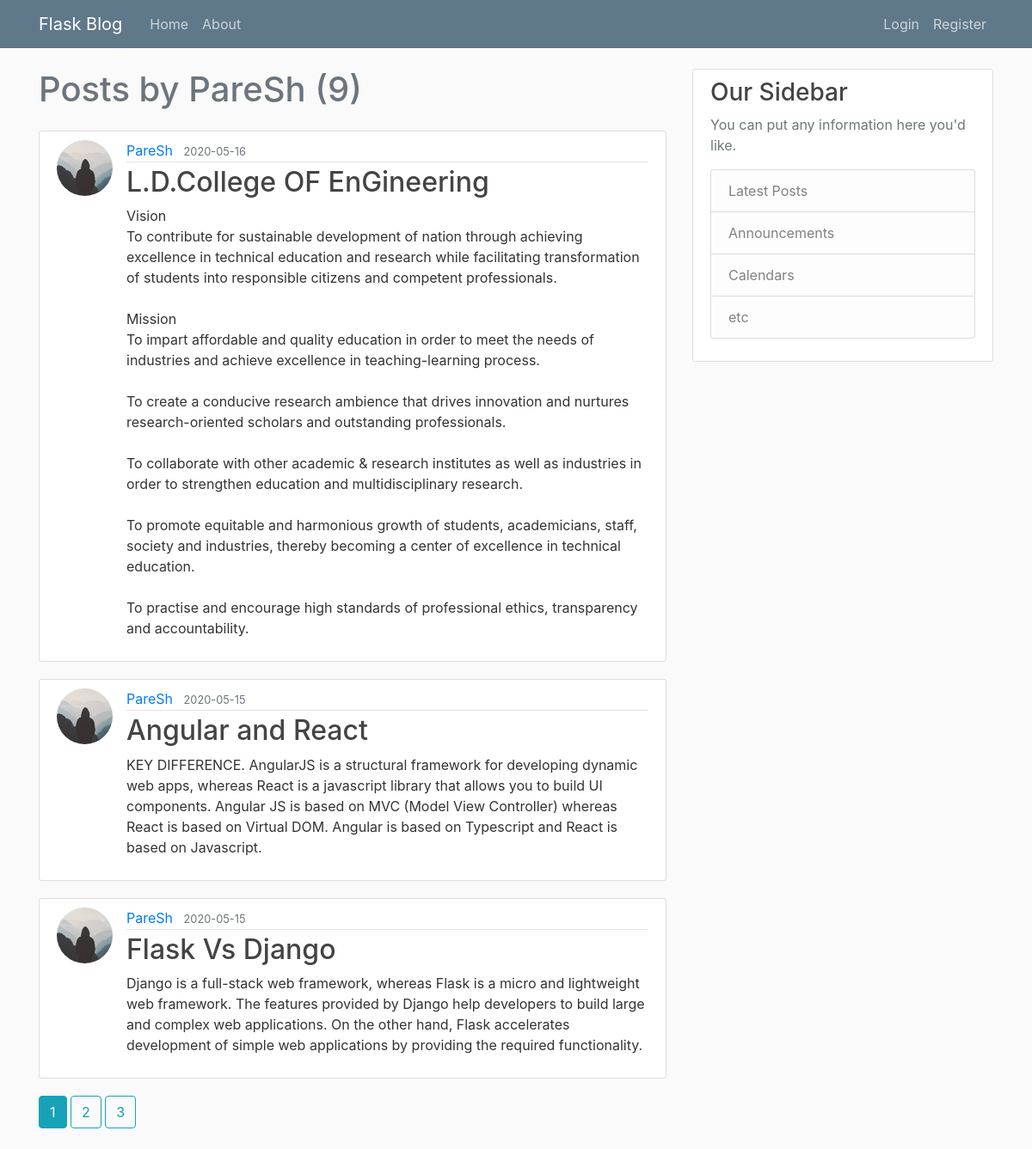
Page /user/PareSh on the committed database.
### flaskblog/models.py (models this page shows, shortened)
class User(db.Model,UserMixin):
    id = db.Column(db.Integer, primary_key=True)
    username = db.Column(db.String(20), unique=True, nullable=False)
    email = db.Column(db.String(120), unique=True, nullable=False)
    image_file = db.Column(db.String(20), nullable=False, default='default.jpg')
    password = db.Column(db.String(60), nullable=False)
    posts = db.relationship('Post', backref='author', lazy=True)

class Post(db.Model):
    id = db.Column(db.Integer, primary_key=True)
    title = db.Column(db.String(100), nullable=False)
    date_posted = db.Column(db.DateTime, nullable=False, default=datetime.utcnow)
    content = db.Column(db.Text, nullable=False)
    user_id = db.Column(db.Integer, db.ForeignKey('user.id'), nullable=False)

### flaskblog/routes.py (the view)
@app.route("/user/<string:username>")
def user_posts(username):
    page = request.args.get('page',1,type=int)
    user = User.query.filter_by(username = username).first_or_404()
    posts = Post.query.filter_by(author=user)\
            .order_by(Post.date_posted.desc())\
            .paginate(page=page,per_page=3)# for paginate query posts.items in home.html
    return render_template('user_posts.html', posts=posts , user = user)

### flaskblog/templates/user_posts.html
{% extends "layout.html" %}
{% block content %}
    <h1 class="mb-4 text-secondary">Posts by {{user.username}} ({{posts.total}})</h1>
    {% for post in posts.items %}
        <article class="media content-section">
          <img class="rounded-circle article-img" src="{{url_for('static',filename='profile_pics/' + post.author.image_file)}}" alt="author_image">
          <div class="media-body">
            <div class="article-metadata">
              <a class="mr-2" href="#">{{ post.author.username }}</a>
              <small class="text-muted">{{ post.date_posted.strftime('%Y-%m-%d') }}</small>
            </div>
            <h2><a class="article-title" href="{{url_for('view_post',post_id=post.id)}}">{{ post.title }}</a></h2>
            <p class="article-content">{{ post.content }}</p>
          </div>
        </article>
      {% endfor %}
      {% for page_num in posts.iter_pages(left_edge=1,right_edge=1,left_current=1,right_current=2) %}
        {% if page_num %}
          {% if posts.page == page_num %}
            <a class="btn btn-info mb-4" href="{{url_for('home',page=page_num)}}">{{page_num}}</a>
          {% else %}
            <a class="btn btn-outline-info mb-4" href="{{url_for('home',page=page_num)}}">{{page_num}}</a>
          {% endif%}
        {% else %}
          ...
        {% endif%}
      {% endfor %}
{% endblock content %}

### flaskblog/static/main.css (style rules this page uses)
body { background: #fafafa; color: #333333; margin-top: 5rem; }
h1, h2, h3, h4, h5, h6 { color: #444444; }
.content-section { background: #ffffff; padding: 10px 20px; border: 1px solid #dddddd; border-radius: 3px; margin-bottom: 20px; }
.article-title { color: #444444; }
.article-content { white-space: pre-line; }
.article-img { height: 65px; width: 65px; margin-right: 16px; }
.article-metadata { padding-bottom: 1px; margin-bottom: 4px; border-bottom: 1px solid #e3e3e3 }

### rows in the picture
User: username "PareSh"
Post: image_file (placeholder picture), author.username "PareSh", date_posted "2020-05-16", title "L.D.College OF EnGineering", content "Vision To contribute for sustainable development of nation through achieving excellence in technical education and research while facilitating transformation of students into responsible citizens and competent professionals. Mission To impart affordable and quality education in order to meet the needs of industries and achieve excellence in teaching-learning process. To create a conducive research ambience that drives innovation and nurtures research-oriented scholars and outstanding professionals. To collaborate with other academic & research institutes as well as industries in order to strengthen education and multidisciplinary research. To promote equitable and harmonious growth of…"
Post: image_file (placeholder picture), author.username "PareSh", date_posted "2020-05-15", title "Angular and React", content "KEY DIFFERENCE. AngularJS is a structural framework for developing dynamic web apps, whereas React is a javascript library that allows you to build UI components. Angular JS is based on MVC (Model View Controller) whereas React is based on Virtual DOM. Angular is based on Typescript and React is based on Javascript."
Post: image_file (placeholder picture), author.username "PareSh", date_posted "2020-05-15", title "Flask Vs Django", content "Django is a full-stack web framework, whereas Flask is a micro and lightweight web framework. The features provided by Django help developers to build large and complex web applications. On the other hand, Flask accelerates development of simple web applications by providing the required functionality."

### other values in the picture
{{ posts.total }} "9"
{{ page_num }} "1"
{{ page_num }} "2" "3"
